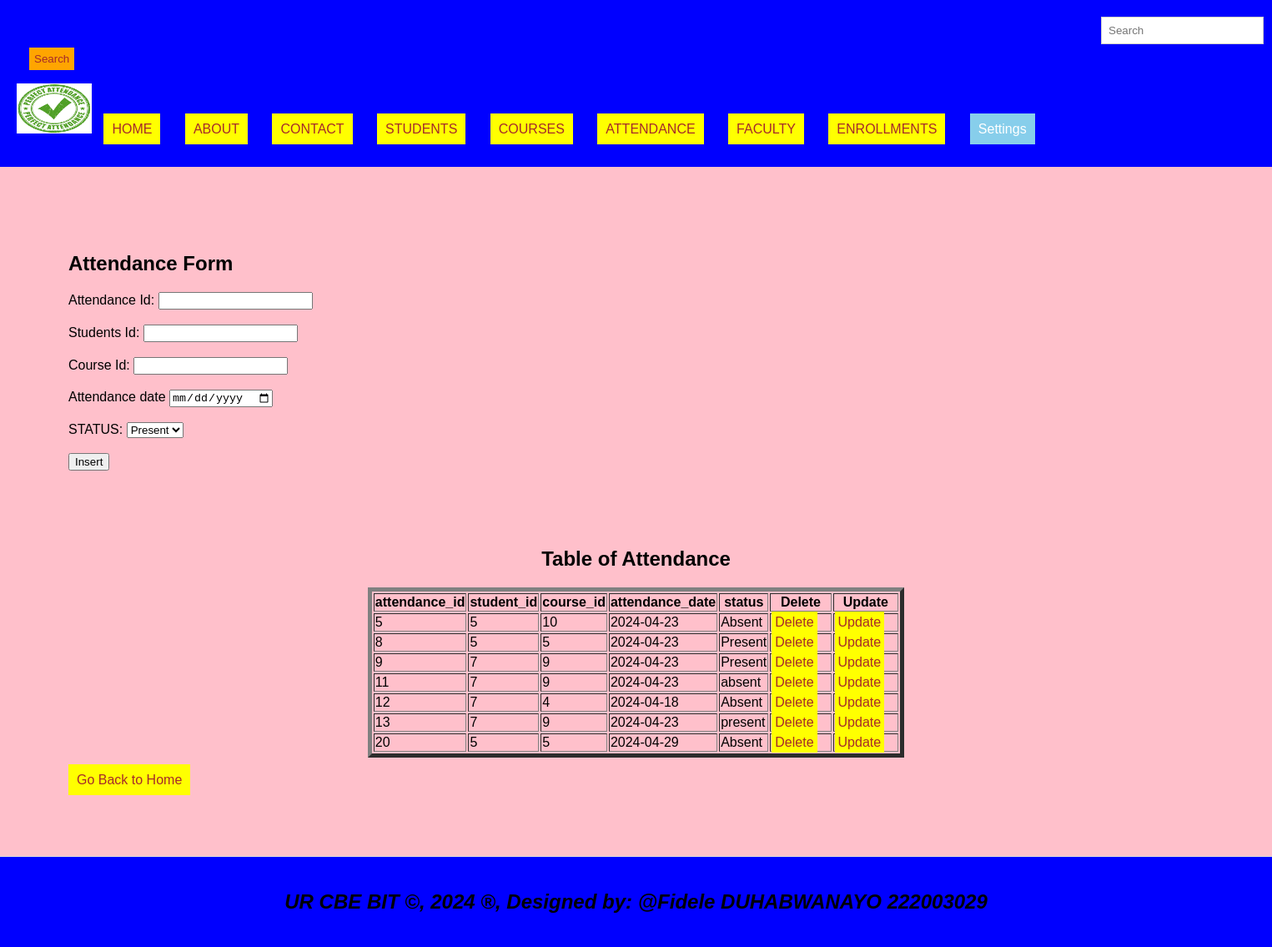
/Fidele_DUHABWANAYO_222003029_GrpA_CAT/Attendance.php, run on the app's committed database.
### tables this page shows
CREATE TABLE `attendance` (
  `attendance_id` int(11) NOT NULL,
  `student_id` int(11) DEFAULT NULL,
  `course_id` int(11) DEFAULT NULL,
  `attendance_date` date DEFAULT NULL,
  `status` varchar(50) DEFAULT NULL
);

### Fidele_DUHABWANAYO_222003029_GrpA_CAT/Attendance.php (the view, shortened to what this page needs)
<!DOCTYPE html>
<html lang="en">
<head>
  <link rel="stylesheet" type="text/css" href="style.css" title="style 1" media="screen, tv, projection, handheld, print"/>
</head>
<body bgcolor="pink">
<header>
  <form class="d-flex" role="search" action="search.php">
    <input class="form-control me-2" type="search" placeholder="Search" aria-label="Search" name="query">
    <button class="btn btn-outline-success" type="submit">Search</button>
  </form>
  <ul style="list-style-type: none; padding: 0;">
    <li style="display: inline; margin-right: 10px;">
      <img src="./image/logo.JPG" width="90" height="60" alt="Logo">
    </li>
    <li style="display: inline; margin-right: 10px;"><a href="./home.html">HOME</a></li>
    <li style="display: inline; margin-right: 10px;"><a href="./about.html">ABOUT</a></li>
    <li style="display: inline; margin-right: 10px;"><a href="./contact.html">CONTACT</a></li>
    <li style="display: inline; margin-right: 10px;"><a href="./Students.php">STUDENTS</a></li>
    <li style="display: inline; margin-right: 10px;"><a href="./Courses.php">COURSES</a></li>
    <li style="display: inline; margin-right: 10px;"><a href="./Attendance.php">ATTENDANCE</a></li>
    <li style="display: inline; margin-right: 10px;"><a href="./Faculty.php">FACULTY</a></li>
    <li style="display: inline; margin-right: 10px;"><a href="./Enrollments.php">ENROLLMENTS</a></li>
    <li class="dropdown" style="display: inline; margin-right: 10px;">
      <a href="#" style="padding: 10px; color: white; background-color: skyblue; text-decoration: none; margin-right: 15px;">Settings</a>
    </li>
  </ul>
</header>
<section>
  <h1>Attendance Form</h1>
   <form method="post" onsubmit="return confirmInsert();">
    <label for="attendance_id">Attendance Id:</label>
    <input type="number" id="attendance_id" name="attendance_id" required><br><br>
    <label for="student_id">Students Id:</label>
    <input type="number" id="student_id" name="student_id" required><br><br>
    <label for="course_id">Course Id:</label>
    <input type="number" id="course_id" name="course_id" required><br><br>
    <label for="attendance_date">Attendance date</label>
    <input type="DATE" id="attendance_date" name="attendance_date" required><br><br>
    <label for="status">STATUS:</label>
    <select name="status" id="status">
      <option>Present</option>
    </select><br><br>
    <input type="submit" name="add" value="Insert"><br><br><br><br><br>
  </form>
  <center>
    <h2>Table of Attendance</h2>
  <table border="5">
    <tr>
      <th>attendance_id</th>
      <th>student_id</th>
      <th>course_id</th>
      <th>attendance_date</th>
      <th>status</th>
      <th>Delete</th>
      <th>Update</th>
    </tr>
    <?php
    $host = "localhost";
    $user = "root";
    $pass = "";
    $database = "automated_students_attendance_system";
    $connection = new mysqli($host, $user, $pass, $database);
    $sql = "SELECT * FROM Attendance";
    $result = $connection->query($sql);
    if ($result->num_rows > 0) {
        while ($row = $result->fetch_assoc()) {
            $attendance_id = $row['attendance_id'];
            echo "<tr>
              <td>" . $row['attendance_id'] . "</td>
              <td>" . $row['student_id'] . "</td>
              <td>" . $row['course_id'] . "</td>
              <td>" . $row['attendance_date'] . "</td>
              <td>" . $row['status'] . "</td>
              <td><a style='padding:4px' href='delete_Attendance.php?attendance_id=$attendance_id'>Delete</a></td>
              <td><a style='padding:4px' href='update_Attendance.php?attendance_id=$attendance_id'>Update</a></td>
            </tr>";
        }
    } else {
        echo "<tr><td colspan='6'>No data found</td></tr>";
    }
    ?>
  </table>
</center><br>
  <a href="./home.html">Go Back to Home</a><br>
</section>
<footer>
  <center>
    <b><h2><marquee><i>UR CBE BIT &copy, 2024 &reg, Designed by: @Fidele DUHABWANAYO 222003029</i><marquee></h2></b>
  </center>
</footer>
</body>
</html>

### Fidele_DUHABWANAYO_222003029_GrpA_CAT/style.css (style rules this page uses)
body { font-family: Arial, sans-serif; margin: 0; padding: 0; }
.form-control { padding: 8px; margin-left: 4px; border: 1px solid #ccc; }
.btn { padding: 6px; background-color: orange; color: brown; border: none; }
.dropdown { position: relative; display: inline; margin-right: 10px; }
body { font-family: Arial,sans-serif; margin:0; padding:0; }
header { background-color:blue; padding: 20px; }
.dropdown { position: right; display:right; direction:rtl; }
section { padding:28px; border-bottom: 1px solid #ddd; }
footer { text-align: center; padding: 15px; background-color:blue; }

### Fidele_DUHABWANAYO_222003029_GrpA_CAT/Attendance.php (style rules this page uses)
a { padding: 10px; color: white; background-color: yellow; text-decoration: none; margin-right: 15px; }
a:link { color: brown; }
button.btn { margin-left: 15px; margin-top: 4px; }
input.form-control { margin-left: 1300px; padding: 8px; }
section { padding:10px; }
header { background-color:blue; padding: 20px; }
section { padding:82px; border-bottom: 1px solid #ddd; }
footer { text-align: center; padding: 20px; background-color:blue; }

### data on the page
attendance: attendance_id "5", student "5", course "10", attendance_date "2024-04-23", status "Absent"
attendance: attendance_id "8", student "5", course "5", attendance_date "2024-04-23", status "Present"
attendance: attendance_id "9", student "7", course "9", attendance_date "2024-04-23", status "Present"
attendance: attendance_id "11", student "7", course "9", attendance_date "2024-04-23", status "absent"
attendance: attendance_id "12", student "7", course "4", attendance_date "2024-04-18", status "Absent"
attendance: attendance_id "13", student "7", course "9", attendance_date "2024-04-23", status "present"
attendance: attendance_id "20", student "5", course "5", attendance_date "2024-04-29", status "Absent"
